Frame 1 (no input): blank canvas, image omitted
Frame 60 (the mouse pressed at the canvas centre just before this capture): blank canvas, image omitted
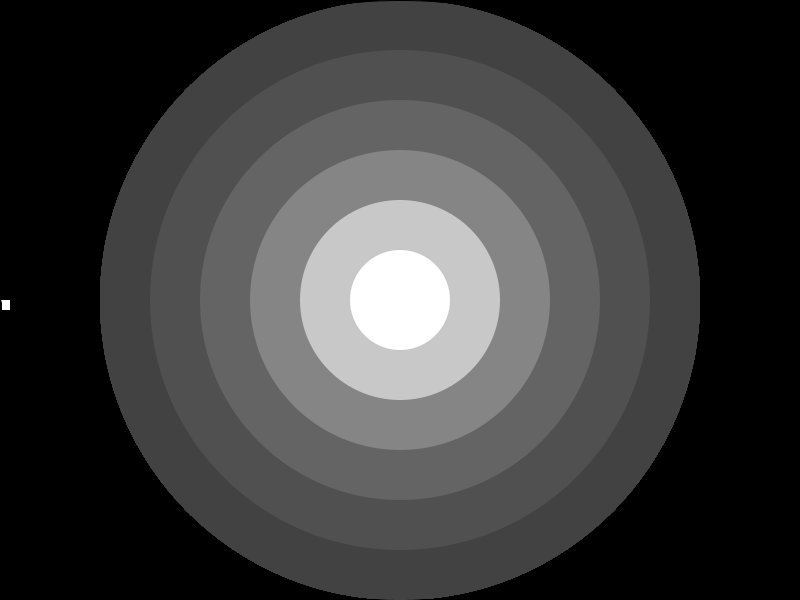
Frame 120 (the mouse held since frame 60 and released just before this capture)

The Processing sketch whose frames 1 and 60 were blank and that drew this single picture after the mouse press (run headless with seeded random() and noise(); from frame 60 on, the mouse is pressed at the canvas centre):

// Processing sketch: Day_1_v4
// ── Day_1_v4.pde
int redValue = mouseX;
int greenValue = mouseX;
int blueValue = mouseX;

void setup(){
  size(800,600);
  background(0,0,0);
}

void draw(){
  noStroke();
  fill(mouseX/6, mouseX/6, mouseX/6);
  ellipse(width/2, height/2, 600,600);
  fill(mouseX/5, mouseX/5, mouseX/5);
  ellipse(width/2, height/2, 500,500);
  fill(mouseX/4, mouseX/4, mouseX/4);
  ellipse(width/2, height/2, 400,400);
  fill(mouseX/3, mouseX/3, mouseX/3);
  ellipse(width/2, height/2, 300,300);
  fill(mouseX/2, mouseX/2, mouseX/2);
  ellipse(width/2, height/2, 200,200);
  fill(mouseX, mouseX, mouseX);
  ellipse(width/2, height/2, 100,100);
  fill(255,255,255);
  rect(mouseX, height/2, 10, 10);
  stroke(0,0,0);
  fill(0, 0, 0, 0);
  ellipse(width/2, height/2, width, height);
}
  
